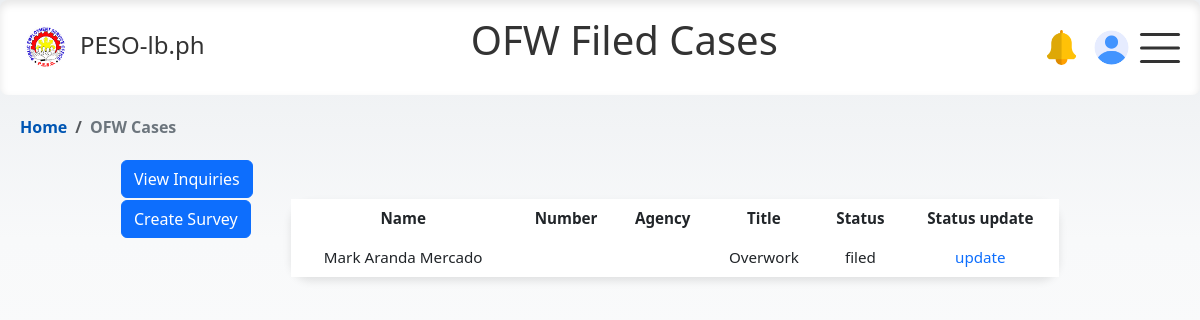
The page /html/adminpage/ofw_case.php on the database its author committed.
### tables this page shows
CREATE TABLE `cases` (
  `id` int(11) NOT NULL,
  `user_id` int(11) DEFAULT NULL,
  `title` varchar(255) NOT NULL,
  `description` text NOT NULL,
  `file` varchar(255) DEFAULT NULL,
  `status` enum('filed','in_progress','resolved') DEFAULT 'filed',
  `created_at` timestamp NULL DEFAULT current_timestamp()
);

CREATE TABLE `applicant_profile` (
  `id` int(11) NOT NULL,
  `user_id` int(11) NOT NULL,
  `email` varchar(255) NOT NULL,
  `first_name` varchar(100) DEFAULT NULL,
  `last_name` varchar(100) DEFAULT NULL,
  `middle_name` varchar(100) DEFAULT NULL,
  `dob` date DEFAULT NULL,
  `age` int(11) DEFAULT NULL,
  `specialization` varchar(255) DEFAULT NULL,
  `sex` enum('male','female') DEFAULT NULL,
  `civil_status` enum('Single','Married','Widowed') DEFAULT NULL,
  `contact_no` int(11) DEFAULT NULL,
  `photo` varchar(255) DEFAULT 'user.png',
  `house_address` varchar(255) DEFAULT NULL,
  `sss_no` varchar(20) DEFAULT NULL,
  `pagibig_no` varchar(20) DEFAULT NULL,
  `philhealth_no` varchar(20) DEFAULT NULL,
  `passport_no` varchar(20) DEFAULT NULL,
  `immigration_status` enum('Documented','Undocumented','Returning','Repatriated') DEFAULT NULL,
  `spouse_name` varchar(100) DEFAULT NULL,
  `spouse_contact` varchar(15) DEFAULT NULL,
  `fathers_name` varchar(100) DEFAULT NULL,
  `fathers_address` varchar(255) DEFAULT NULL,
  `mothers_name` varchar(100) DEFAULT NULL,
  `mothers_address` varchar(255) DEFAULT NULL,
  `emergency_contact_name` varchar(100) DEFAULT NULL,
  `next_of_kin_relationship` varchar(50) DEFAULT NULL,
  `next_of_kin_contact` varchar(15) DEFAULT NULL,
  `education_level` enum('Elementary Undergraduate','Elementary Graduate','High School Undergraduate','High School Graduate','College Undergraduate','College Graduate','Vocational') DEFAULT NULL,
  `occupation` enum('Administrative Work','Medical Work','Factory/Manufacturing','Farmers (Agriculture)','Teaching','Information Technology','Engineering','Restaurant Jobs (F&B)','Seaman (Sea-Based)','Household Service Worker (Domestic Helper)','Construction Work','Entertainment','Tourism Sector','Hospitality Sector','Others') DEFAULT NULL,
  `prefix` enum('Sr.','Jr.','II','III','IV','V','VI','VII') DEFAULT NULL,
  `emergency_contact_num` int(11) DEFAULT NULL,
  `income` int(11) DEFAULT NULL,
  `country` varchar(100) DEFAULT NULL,
  `employment_type` varchar(100) DEFAULT NULL,
  `employment_form` enum('Recruitment Agency','Government Hire','Name Hire','Referral') DEFAULT NULL,
  `employer_name` varchar(100) DEFAULT NULL,
  `contact_number` int(11) DEFAULT NULL,
  `employer_address` varchar(100) DEFAULT NULL,
  `local_agency_name` varchar(100) DEFAULT NULL,
  `local_agency_address` varchar(100) DEFAULT NULL,
  `arrival_date` date DEFAULT NULL,
  `dept_date` date DEFAULT NULL
);

### html/adminpage/ofw_case.php (the view, shortened to what this page needs)
<?php
include 'conn_db.php';
$sql = "SELECT c.*, ap.*
        FROM cases c
        JOIN applicant_profile ap ON c.user_id = ap.user_id
       ";
$result = $conn->query($sql);
?>
<!DOCTYPE html>
<html lang="en">
<head>
    <link rel="stylesheet" href="https://cdn.jsdelivr.net/npm/bootstrap@5.3.0/dist/css/bootstrap.min.css">
    <link rel="stylesheet" href="../../css/modal-form.css">
    <link rel="stylesheet" href="../../css/admin_ofw.css">
    <link rel="stylesheet" href="../../css/nav_float.css">
</head>
<body>
<nav>
    <div class="logo">
        <img src="../../img/logo_peso.png" alt="Logo">
        <a href="#"> PESO-lb.ph</a>
    </div>
    <header>
      <h1 class="ofw-h1">OFW Filed Cases</h1>
    </header>
    <div class="profile-icons">
        <div class="notif-icon" data-bs-toggle="popover" data-bs-content="#" data-bs-placement="bottom">
            <img id="#" src="../../img/notif.png" alt="Profile Picture" class="rounded-circle">
        </div>
        <div class="profile-icon" data-bs-toggle="popover" data-bs-placement="bottom">
    <?php if (!empty($row['photo'])): ?>
        <img id="preview" src="../../php/applicant/images/<?php echo $row['photo']; ?>" alt="Profile Image" class="circular--square">
    <?php else: ?>
        <img src="../../img/user-placeholder.png" alt="Profile Picture" class="rounded-circle">
    <?php endif; ?>
    </div>
    </div>
    <div class="burger" id="burgerToggle">
        <span></span>
        <span></span>
        <span></span>
    </div>
</nav>
<nav class="bcrumb-container" aria-label="breadcrumb">
  <ol class="breadcrumb">
    <li class="breadcrumb-item"><a href="admin_home.php" >Home</a></li>
    <li class="breadcrumb-item active" aria-current="page">OFW Cases</li>
  </ol>
</nav>
<div class="table-containers grid gap-3">
    <table class="table-containrs">
        <tr>
            <td>
                <a class="btn btn-primary" href="user_chat.php">View Inquiries</a>
            </td>
        </tr>
        <tr>
            <td>
                <a class="btn btn-primary" href="create_survey.php">Create Survey</a>
            </td>
        </tr>
    </table>
    <div class="table-container">
            <table class="table table-borderless table-hover">
                <thead>
                    <tr>
                        <th>Name</th>
                        <th>Number</th>
                        <th>Agency</th>
                        <th>Title</th>
                        <th>Status</th>
                        <th>Status update</th>
                    </tr>
                </thead>
                <tbody>
                <?php
                    if($result->num_rows > 0) {
                        while ($row = $result->fetch_assoc()) {
                            $full_name = $row['first_name'] . ' ' . $row['middle_name'] . ' ' . $row['last_name'];
                            echo "<tr>
                                <td>".$full_name."</td>
                                <td>".$row['contact_number']."</td>
                                <td>".$row['local_agency_name']."</td>
                                <td>".$row['title']."</td>
                                <td>".$row['status']."</td>
                                <td> <a class='docu' href='module_list.php?course_id=" . $row["id"] . "'>update</a> </td>
                                 </tr>";
                                }
                        } else {
                            echo "<tr><td colspan='6'> no case file found</td></tr>";
                        }
                ?>
                </tbody>
            </table>
        </div>
    </div>
</body>
</html>

### css/admin_ofw.css (style rules this page uses)
.table-container { width: 80%; margin: 5vh auto; }
.table { border-radius: 20px; font-size: 0.95rem; box-shadow: 0px 4px 8px rgba(0, 0, 0, 0.1); }
.table td, .table th { padding: 0.5rem; text-align: center; }
.docu { text-decoration: none; }
.table-containers { display: flex; justify-content: space-between; margin: 3vh auto; }
.table-containers { width: 80%; }
.table-containrs tr { display: flex; }

### css/nav_float.css (style rules this page uses)
body { margin: 0; opacity: 1; font-family: system-ui; background: linear-gradient(to bottom, #EBEEF1 0%, #f8f9fa 30%, #ffffff 100%); background-repeat: no-repeat; background-attachment: fixed; min-height: 100vh; }
.h1, .ofw-h1 { width: 100%; text-align: center; color: #333; margin-top:-1vh; }
.profile-icons,.profile-icon-employer, .profile-index { display: flex; align-items: left; margin-right: 3vw; }
.profile-icon, .profile-icon-employer, .profile-index, .notif-icon { width: 35px; height: 35px; border-radius:50%; overflow: hidden; position: relative; margin-right: 15px; }
.notif-icon img,.profile-icon img, .profile-icon-employer img { width: 100%; height: auto; }
td { width: -120vw; height: auto; }
nav { position: sticky; top: 0; background-color: #fff; color: #333; display: flex; justify-content: space-between; align-items: center; padding: 20px 20px; margin: auto; max-width: 100vw; box-shadow: inset 0px 4px 8px rgba(0, 0, 0, 0.1); border-radius: 8px; z-index: 1000; }
.logo { display: flex; align-items: center; margin-bottom: 5px; }
.logo a { color: #333; text-decoration: none; font-size: 24px; font-weight:400; margin-left:10px; }
.logo img { width: 50px; height: 50px; }
.burger { cursor: pointer; margin-left: 5vw; }
.burger { position: absolute; top: 50%; right: 20px; transform: translateY(-50%); width: 40px; height: 30px; background: transparent; cursor: pointer; }
.burger span { display: block; position: absolute; height: 3px; width: 100%; background: #333; border-radius: 5px; opacity: 1; left: 0; transform: rotate(0deg); transition: .25s ease-in-out; }
.burger span:nth-of-type(1) { top: 0px; transform-origin: left center; }
.burger span:nth-of-type(2) { top: 50%; transform: translateY(-50%); transform-origin: left center; }
.burger span:nth-of-type(3) { top: 100%; transform-origin: left center; transform: translateY(-100%); }
.bcrumb-container { position: relative; top: 0; background-color: transparent; color: #333; display: flex; justify-content:flex-start; align-items: left; padding: 20px 20px; margin: auto; margin-bottom: -5vh; max-width: auto; box-shadow: none; border-radius: 0; z-index: 1; }
.breadcrumb { background-color: transparent; list-style: none; }
.breadcrumb-item { color: #007bff; font-weight: bold; }
.breadcrumb-item.active { color: #6c757d; }
.breadcrumb-item a { text-decoration: none; color: #0056b3; }

### rows shown on the page
cases: applicant_profile.first_name+middle_name+last_name "Mark Aranda Mercado", title "Overwork", status "filed"
